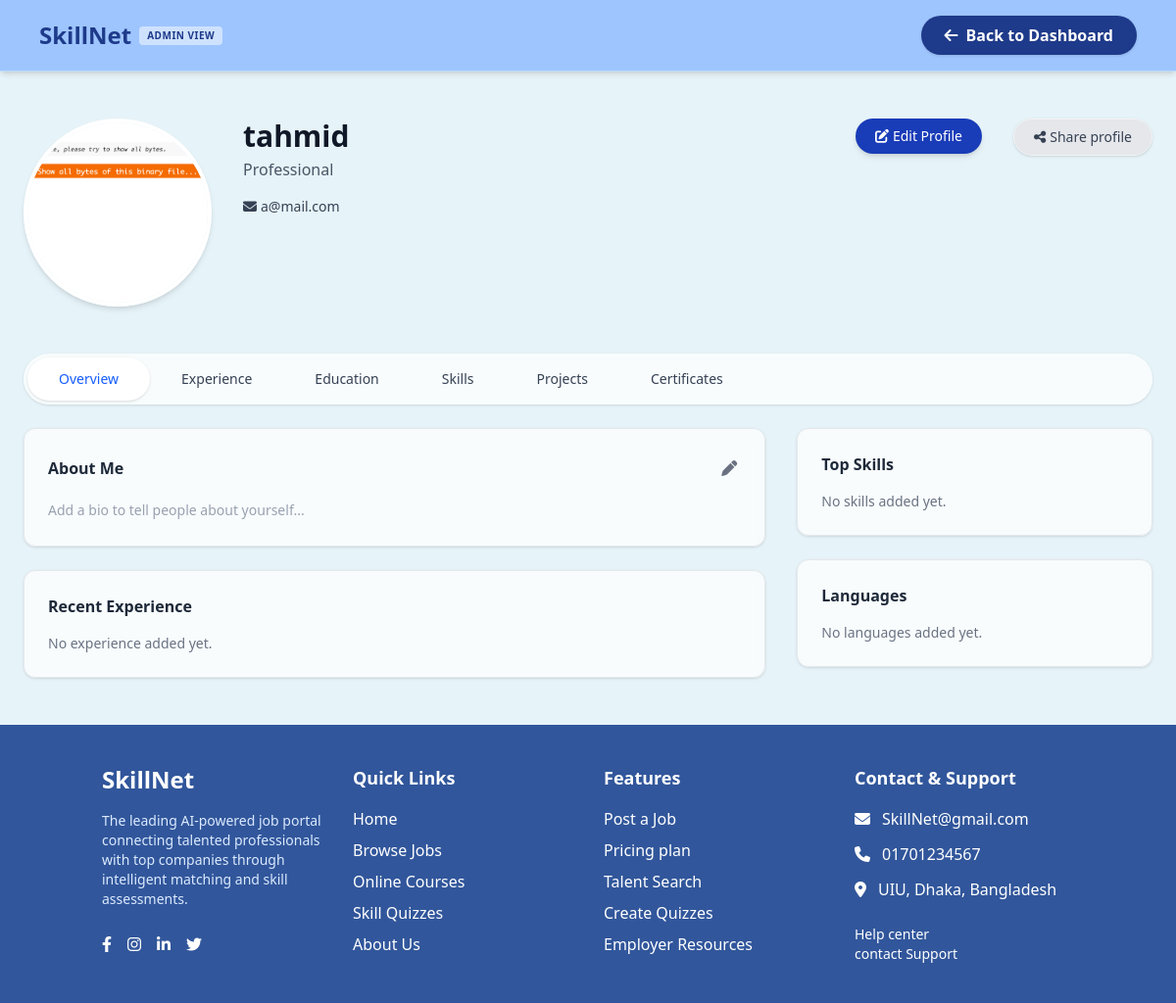
Screenshot of /profile/ (signed in) with the database file from the repository.
### app/models.py (models this page shows, shortened)
class UserProfile(models.Model):
    user = models.OneToOneField(User, on_delete=models.CASCADE, related_name='profile')
    profile_picture = models.ImageField(upload_to='profile_pictures/', blank=True, null=True)
    bio = models.TextField(blank=True)
    title = models.CharField(max_length=200, blank=True)
    location = models.CharField(max_length=100, blank=True)
    phone = models.CharField(max_length=20, blank=True)
    website = models.URLField(blank=True)
    linkedin = models.URLField(blank=True)
    github = models.URLField(blank=True)
    resume = models.FileField(upload_to='resumes/', blank=True, null=True)

### app/views.py (the view)
# urls.py: path('profile/', views.profile, name='profile'),
@login_required
def profile(request, username=None):
    if username:
        target_custom_user = get_object_or_404(CustomUser, user__username=username)
        actual_user_obj = target_custom_user.user
    else:
        actual_user_obj = request.user
    try:
        viewer_custom_user = CustomUser.objects.get(user=request.user)
        viewer_role = viewer_custom_user.user_type # 'admin', 'employee', 'user'
    except CustomUser.DoesNotExist:
        viewer_role = 'user'
    profile_info, created = UserProfile.objects.get_or_create(user=actual_user_obj)
    experiences = Experience.objects.filter(user=actual_user_obj).order_by('-start_date')
    educations = Education.objects.filter(user=actual_user_obj).order_by('-start_date')
    skills = Skill.objects.filter(user=actual_user_obj).order_by('-percentage')
    projects = Project.objects.filter(user=actual_user_obj).order_by('-start_date')
    certificates = Certificate.objects.filter(user=actual_user_obj).order_by('-issue_date')
    languages = Language.objects.filter(user=actual_user_obj)
    context = {
        'profile_user': actual_user_obj,  # HTML-e username/email er jonno
        'profile': profile_info,          # bio, profile_pic, title, resume er jonno
        'viewer_role': viewer_role,       # Admin view controller
        'experiences': experiences,
        'educations': educations,
        'skills': skills,
        'projects': projects,
        'certificates': certificates,
        'languages': languages,
        'active_tab': request.GET.get('tab', 'overview'), # Default tab overview
        'is_own_profile': actual_user_obj == request.user, # Edit button control korbe
    }
    return render(request, 'profile/profile.html', context)

### static/templates/profile/profile.html (shortened to what this page needs)
{% extends 'base.html' %}
{% load static %}
{% block content %}
{% if viewer_role == 'admin' %}
  <nav class="bg-[#9EC5FE] px-10 py-4 shadow-md sticky top-0 z-50 mb-6 border-b border-blue-200">
      <div class="max-w-7xl mx-auto flex justify-between items-center">
          <div class="flex items-center gap-2">
            <span class="text-2xl font-bold text-[#1E3A8A]">SkillNet</span>
            <span class="bg-white/50 px-2 py-0.5 rounded text-[10px] font-bold text-[#1E3A8A] uppercase tracking-wider">Admin View</span>
          </div>
          <a href="{% url 'app:dashboard' %}" class="bg-[#1E3A8A] text-white px-6 py-2 rounded-full font-bold hover:bg-blue-900 transition flex items-center gap-2 shadow-sm">
              <i class="fas fa-arrow-left"></i> Back to Dashboard
          </a>
      </div>
  </nav>
{% endif %}
<main class="max-w-7xl mx-auto px-6 pb-12 pt-6">
  <section class="flex flex-col md:flex-row items-start gap-8 mb-12">
    <img src="{% if profile.profile_picture %}{{ profile.profile_picture.url }}{% else %}https://via.placeholder.com/200{% endif %}"
         alt="{{ profile_user.get_full_name|default:profile_user.username }}"
         class="w-48 h-48 rounded-full object-cover border-4 border-white shadow-md" />
    <div class="flex-1">
      <h1 class="text-3xl font-bold text-gray-900">
        {{ profile_user.get_full_name|default:profile_user.username }}
      </h1>
      <p class="text-gray-600 mt-1">{{ profile.title|default:"Professional" }}</p>
      <div class="flex flex-wrap gap-6 mt-4 text-sm text-gray-700">
        {% if profile_user.email %}
        <div class="flex items-center">
          <i class="fas fa-envelope mr-1"></i> {{ profile_user.email }}
        </div>
        {% endif %}
      </div>
    </div>
{% if is_own_profile %}
      <a href="{% url 'app:edit_profile' %}" class="px-5 py-2 bg-blue-800 text-white rounded-full text-sm font-medium flex items-center justify-center hover:bg-blue-900 transition shadow-md">
        <i class="fas fa-edit mr-1"></i> Edit Profile
      </a>
  {% endif %}
      <button class="px-5 py-2 bg-gray-200 text-gray-700 rounded-full text-sm font-medium flex items-center justify-center hover:bg-gray-300 transition shadow-sm border border-gray-100" onclick="shareProfile()">
       <i class="fas fa-share-alt mr-1"></i> Share profile
      </button>
  </section>
  <div class="flex overflow-x-auto mb-6 bg-white/70 backdrop-blur-sm rounded-full p-1 shadow-sm">
    <a href="?tab=overview" class="px-8 py-3 text-sm font-medium rounded-full transition {% if active_tab == 'overview' %}bg-white text-blue-600 shadow-sm{% else %}text-gray-700 hover:text-blue-600{% endif %}">Overview</a>
    <a href="?tab=experience" class="px-8 py-3 text-sm font-medium rounded-full transition {% if active_tab == 'experience' %}bg-white text-blue-600 shadow-sm{% else %}text-gray-700 hover:text-blue-600{% endif %}">Experience</a>
    <a href="?tab=education" class="px-8 py-3 text-sm font-medium rounded-full transition {% if active_tab == 'education' %}bg-white text-blue-600 shadow-sm{% else %}text-gray-700 hover:text-blue-600{% endif %}">Education</a>
    <a href="?tab=skills" class="px-8 py-3 text-sm font-medium rounded-full transition {% if active_tab == 'skills' %}bg-white text-blue-600 shadow-sm{% else %}text-gray-700 hover:text-blue-600{% endif %}">Skills</a>
    <a href="?tab=projects" class="px-8 py-3 text-sm font-medium rounded-full transition {% if active_tab == 'projects' %}bg-white text-blue-600 shadow-sm{% else %}text-gray-700 hover:text-blue-600{% endif %}">Projects</a>
    <a href="?tab=certificates" class="px-8 py-3 text-sm font-medium rounded-full transition {% if active_tab == 'certificates' %}bg-white text-blue-600 shadow-sm{% else %}text-gray-700 hover:text-blue-600{% endif %}">Certificates</a>
  </div>
  <div class="grid grid-cols-1 lg:grid-cols-3 gap-8">
    {% if active_tab == 'overview' %}
    <div class="lg:col-span-2 space-y-6">
      <div class="bg-white/70 backdrop-blur-sm rounded-xl p-6 shadow-sm border border-gray-200">
        <div class="flex justify-between items-center mb-4">
          <h2 class="font-semibold text-gray-800">About Me</h2>
          {% if is_own_profile %}
          <a href="{% url 'app:edit_profile' %}#bio" class="p-1 text-gray-500 hover:text-gray-700"><i class="fas fa-pen"></i></a>
          {% endif %}
        </div>
        <p class="text-sm text-gray-600 leading-relaxed">
          {% if profile.bio %}
            {{ profile.bio }}
          {% else %}
            {% if is_own_profile %}
              <span class="text-gray-400">Add a bio to tell people about yourself...</span>
            {% else %}
              <span class="text-gray-400">No bio available.</span>
            {% endif %}
          {% endif %}
        </p>
      </div>
      <div class="bg-white/70 backdrop-blur-sm rounded-xl p-6 shadow-sm border border-gray-200">
        <h3 class="font-semibold text-gray-800 mb-4">Recent Experience</h3>
        <div class="space-y-4">
          {% for experience in experiences|slice:":3" %}
          <div>
            <div class="flex items-center mb-2">
              <i class="fas fa-briefcase text-gray-600 mr-3"></i>
              <div>
                <h4 class="font-medium text-gray-800">{{ experience.position }}</h4>
                <p class="text-sm text-gray-600">{{ experience.company }}</p>
              </div>
            </div>
            <p class="text-sm text-gray-500 mb-2">
              {{ experience.start_date|date:"M Y" }} -
              {% if experience.current %}Present{% else %}{{ experience.end_date|date:"M Y" }}{% endif %}
            </p>
            <p class="text-sm text-gray-600">{{ experience.description|truncatewords:30 }}</p>
          </div>
          {% empty %}
          <p class="text-sm text-gray-500">No experience added yet.</p>
          {% endfor %}
        </div>
      </div>
    </div>
    <div class="space-y-6">
      <div class="bg-white/70 backdrop-blur-sm rounded-xl p-6 shadow-sm border border-gray-200">
        <h3 class="font-semibold text-gray-800 mb-4">Top Skills</h3>
        <div class="space-y-4">
          {% for skill in skills|slice:":5" %}
          <div>
            <div class="flex justify-between text-sm mb-1">
              <span>{{ skill.name }}</span>
              <span>{{ skill.percentage }}%</span>
            </div>
            <div class="w-full bg-gray-200 rounded-full h-2">
              <div class="bg-blue-600 h-2 rounded-full" style="width: {{ skill.percentage }}%"></div>
            </div>
          </div>
          {% empty %}
          <p class="text-sm text-gray-500">No skills added yet.</p>
          {% endfor %}
        </div>
      </div>
      <div class="bg-white/70 backdrop-blur-sm rounded-xl p-6 shadow-sm border border-gray-200">
        <h3 class="font-semibold text-gray-800 mb-4">Languages</h3>
        <div class="space-y-3">
          {% for language in languages %}
          <div class="flex justify-between text-sm">
            <span>{{ language.name }}</span>
            <span class="text-gray-600">{{ language.get_proficiency_display }}</span>
          </div>
          {% empty %}
          <p class="text-sm text-gray-500">No languages added yet.</p>
          {% endfor %}
        </div>
      </div>
    </div>
    {% endif %}
  </div>
</main>
{% endblock %}

### rows the page displays
UserProfile: profile_picture (picture), title "Professional"

### other values shown
{{ profile_user.get_full_name|default:profile_user.username }} "tahmid"
{{ profile_user.email }} "a@mail.com"
